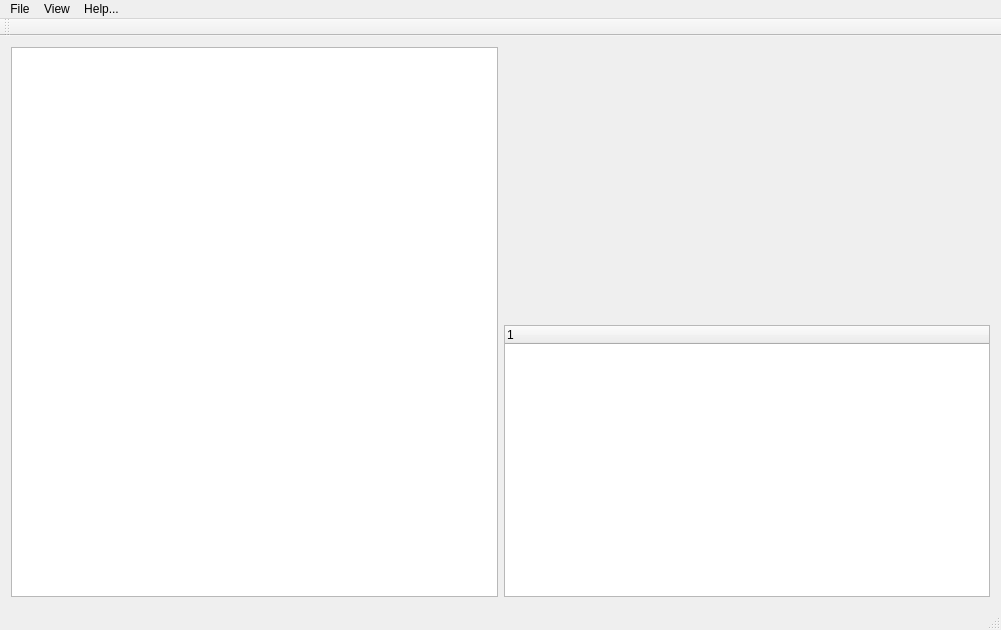
<?xml version="1.0" encoding="UTF-8"?>
<ui version="4.0">
 <class>MainWindow</class>
 <widget class="QMainWindow" name="MainWindow">
  <property name="geometry">
   <rect>
    <x>0</x>
    <y>0</y>
    <width>1001</width>
    <height>630</height>
   </rect>
  </property>
  <property name="windowTitle">
   <string>ARTiC v0.1</string>
  </property>
  <property name="statusTip">
   <string>Open a file to see ARTiC in action...</string>
  </property>
  <widget class="QWidget" name="centralWidget">
   <layout class="QHBoxLayout" name="horizontalLayout">
    <item>
     <widget class="QTextBrowser" name="textBrowser"/>
    </item>
    <item>
     <layout class="QVBoxLayout" name="verticalLayout">
      <item>
       <widget class="MyGLWidget" name="myGLWidget" native="true">
        <property name="enabled">
         <bool>true</bool>
        </property>
        <property name="sizePolicy">
         <sizepolicy hsizetype="Expanding" vsizetype="Expanding">
          <horstretch>0</horstretch>
          <verstretch>0</verstretch>
         </sizepolicy>
        </property>
        <property name="minimumSize">
         <size>
          <width>200</width>
          <height>200</height>
         </size>
        </property>
        <property name="focusPolicy">
         <enum>Qt::ClickFocus</enum>
        </property>
        <property name="statusTip">
         <string>Open a file to see ARTiC in action...</string>
        </property>
       </widget>
      </item>
      <item>
       <widget class="QTreeWidget" name="treeWidget">
        <column>
         <property name="text">
          <string notr="true">1</string>
         </property>
        </column>
       </widget>
      </item>
     </layout>
    </item>
   </layout>
  </widget>
  <widget class="QMenuBar" name="menuBar">
   <property name="geometry">
    <rect>
     <x>0</x>
     <y>0</y>
     <width>1001</width>
     <height>21</height>
    </rect>
   </property>
   <widget class="QMenu" name="menuFile">
    <property name="title">
     <string>File</string>
    </property>
    <addaction name="actionImport_file"/>
    <addaction name="actionExport_file"/>
    <addaction name="actionExit_application"/>
   </widget>
   <widget class="QMenu" name="menuView">
    <property name="title">
     <string>View</string>
    </property>
    <addaction name="actionChange_view"/>
    <addaction name="separator"/>
    <addaction name="actionRefresh"/>
    <addaction name="actionClear"/>
   </widget>
   <widget class="QMenu" name="menuHelp">
    <property name="acceptDrops">
     <bool>true</bool>
    </property>
    <property name="toolTip">
     <string>Want to help us?</string>
    </property>
    <property name="toolTipDuration">
     <number>2</number>
    </property>
    <property name="statusTip">
     <string/>
    </property>
    <property name="title">
     <string>Help...</string>
    </property>
    <property name="toolTipsVisible">
     <bool>true</bool>
    </property>
    <addaction name="actionAbout_this_project"/>
    <addaction name="actionAbout_LLVM_and_clang"/>
   </widget>
   <addaction name="menuFile"/>
   <addaction name="menuView"/>
   <addaction name="menuHelp"/>
  </widget>
  <widget class="QToolBar" name="mainToolBar">
   <attribute name="toolBarArea">
    <enum>TopToolBarArea</enum>
   </attribute>
   <attribute name="toolBarBreak">
    <bool>false</bool>
   </attribute>
  </widget>
  <widget class="QStatusBar" name="statusBar"/>
  <action name="actionImport_file">
   <property name="text">
    <string>Import (file)</string>
   </property>
  </action>
  <action name="actionExport_file">
   <property name="text">
    <string>Export (file)</string>
   </property>
  </action>
  <action name="actionExit_application">
   <property name="text">
    <string>Exit application</string>
   </property>
  </action>
  <action name="actionAbout_this_project">
   <property name="text">
    <string>About us</string>
   </property>
  </action>
  <action name="actionAbout_LLVM_and_clang">
   <property name="text">
    <string>About LLVM and clang</string>
   </property>
  </action>
  <action name="actionChange_view">
   <property name="text">
    <string>Change view</string>
   </property>
  </action>
  <action name="actionRefresh">
   <property name="text">
    <string>Refresh</string>
   </property>
  </action>
  <action name="actionClear">
   <property name="text">
    <string>Clear</string>
   </property>
  </action>
 </widget>
 <layoutdefault spacing="6" margin="11"/>
 <customwidgets>
  <customwidget>
   <class>MyGLWidget</class>
   <extends>QWidget</extends>
   <header>myglwidget.h</header>
   <container>1</container>
   <slots>
    <slot>setXRotation(int)</slot>
    <slot>setZRotation(int)</slot>
    <slot>setYRotation(int)</slot>
   </slots>
  </customwidget>
 </customwidgets>
 <resources/>
 <connections/>
</ui>
